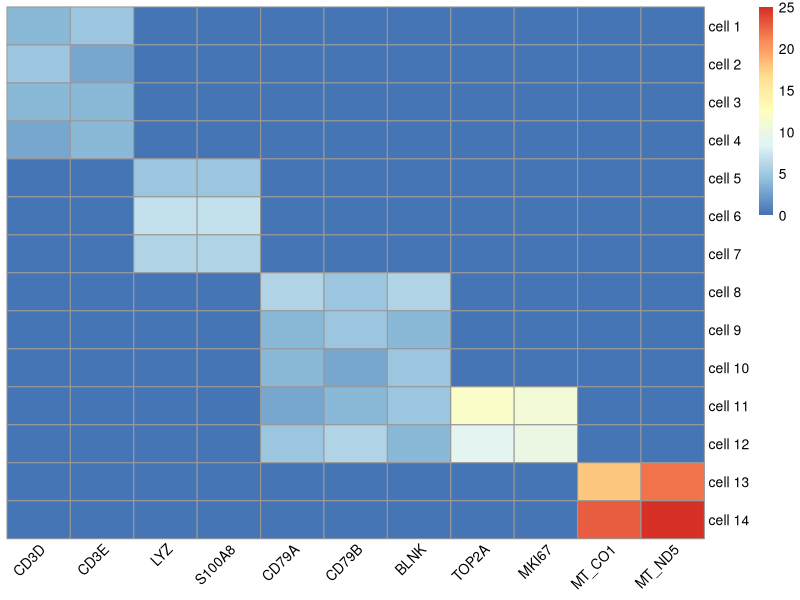
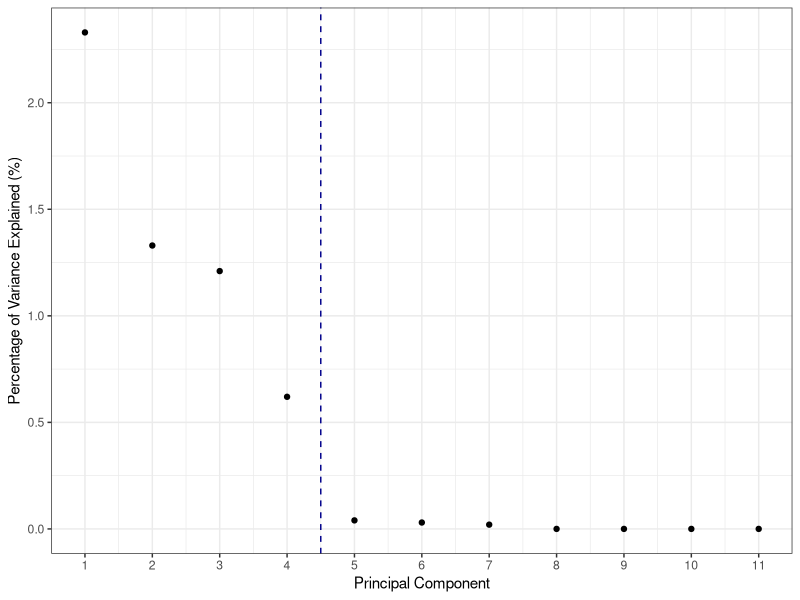
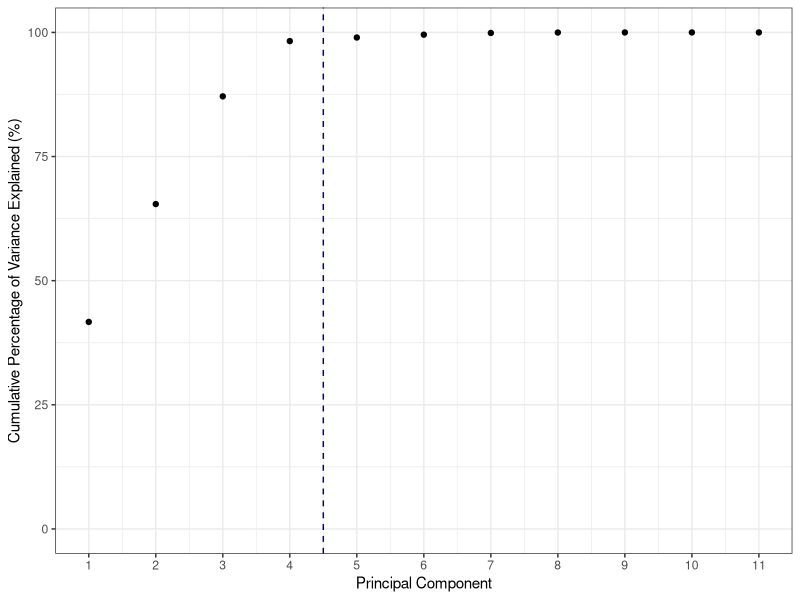
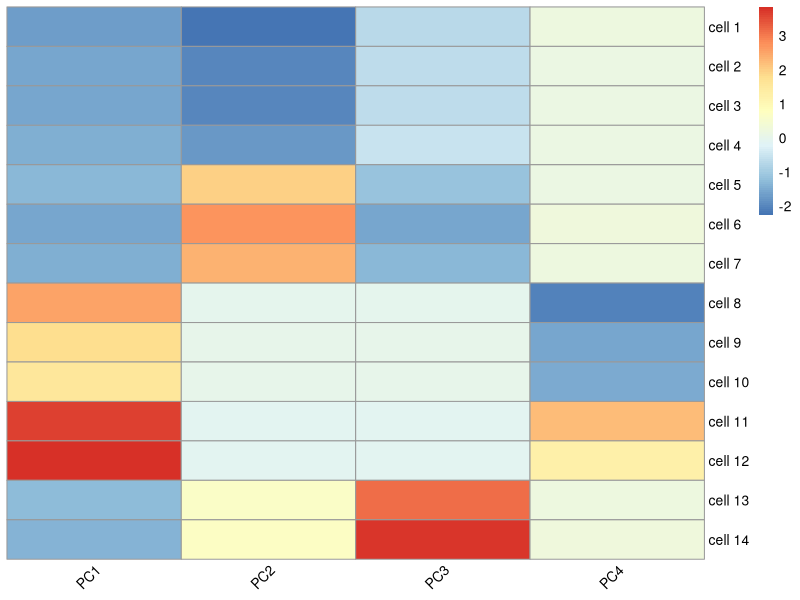
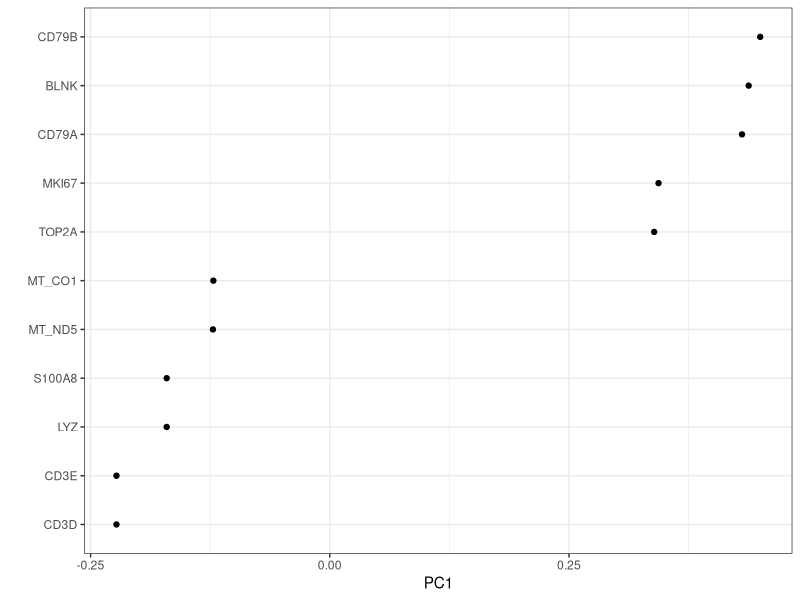
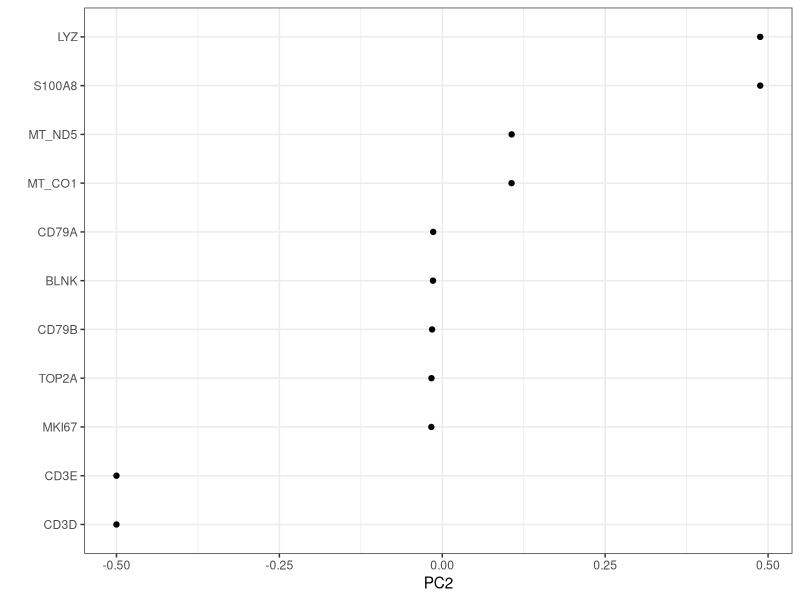
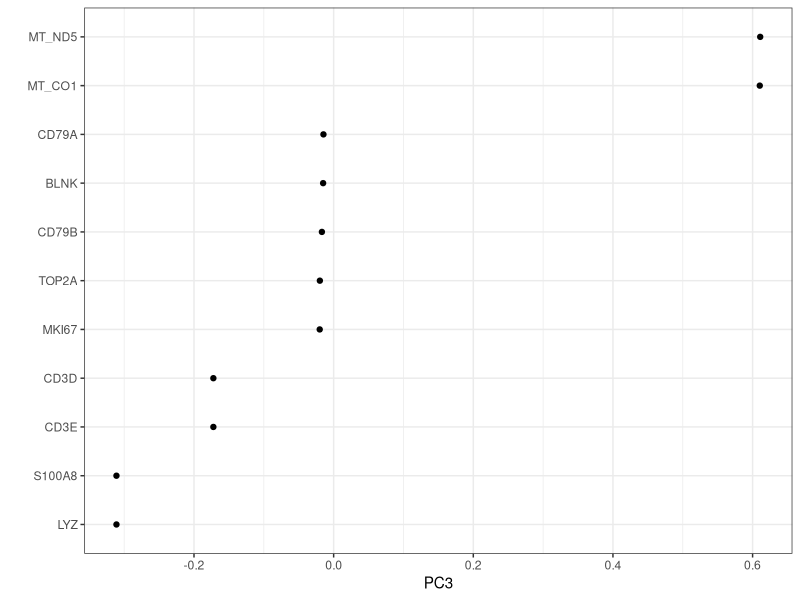
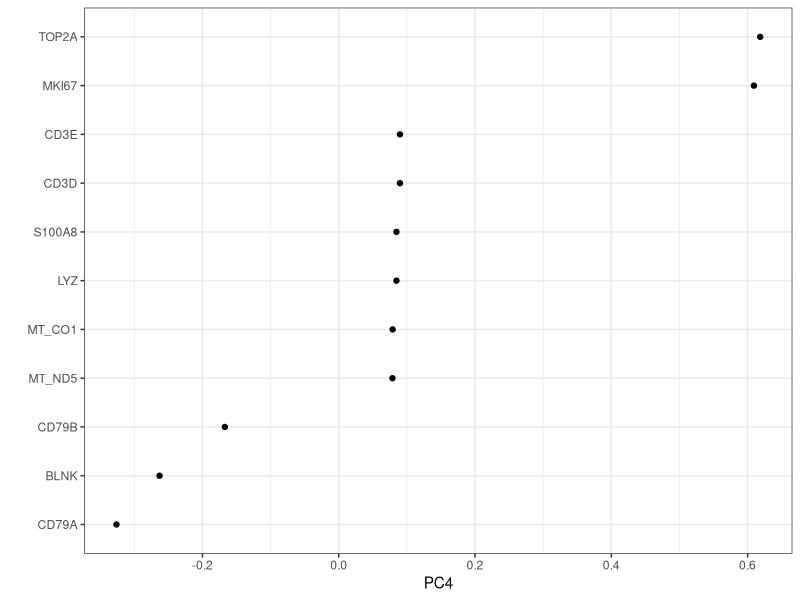

Reproduce these figures in R, in order.
## ---- chunk 1
knitr::opts_chunk$set(echo = TRUE)
## ---- chunk 2
library(pheatmap)
library(tidyverse)
## ---- chunk 3
# Create toy dataset
toy <- data.frame(
  CD3D = c(4, 5, 4, 3, 0, 0, 0, 0, 0, 0, 0, 0, 0, 0),
  CD3E = c(5, 3, 4, 4, 0, 0, 0, 0, 0, 0, 0, 0, 0, 0),
  LYZ = c(0, 0, 0, 0, 5, 7, 6, 0, 0, 0, 0, 0, 0, 0),
  S100A8 = c(0, 0, 0, 0, 5, 7, 6, 0, 0, 0, 0, 0, 0, 0),
  CD79A = c(0, 0, 0, 0, 0, 0, 0, 6, 4, 4, 3, 5, 0, 0),
  CD79B = c(0, 0, 0, 0, 0, 0, 0, 5, 5, 3, 4, 6, 0, 0),
  BLNK = c(0, 0, 0, 0, 0, 0, 0, 6, 4, 5, 5, 4, 0, 0),
  TOP2A = c(0, 0, 0, 0, 0, 0, 0, 0, 0, 0, 12, 9, 0, 0),
  MKI67 = c(0, 0, 0, 0, 0, 0, 0, 0, 0, 0, 11, 10, 0, 0),
  MT_CO1 = c(0, 0, 0, 0, 0, 0, 0, 0, 0, 0, 0, 0, 18, 23),
  MT_ND5 = c(0, 0, 0, 0, 0, 0, 0, 0, 0, 0, 0, 0, 22, 25) 
)
rownames(toy) <- paste("cell", as.character(1:nrow(toy)))
toy <- as.matrix(toy)


# Visualize
pheatmap(toy, cluster_cols = FALSE, cluster_rows = FALSE, angle_col = 45)
## ---- chunk 4
toy_centered <- scale(toy, center = TRUE, scale = FALSE)
toy_centered[1:6,1:6]
## ---- chunk 5
cov_matrix <- (1 / (nrow(toy_centered) - 1)) * (t(toy_centered) %*% toy_centered)
eigen_cov_matrix <- eigen(cov_matrix)

pdir_eigen <- eigen_cov_matrix$vectors
pdir_eigen[1:6,1:6]

var_eigen <- eigen_cov_matrix$values
head(var_eigen)

scores_eigen <- toy_centered %*% pdir_eigen
scores_eigen[1:6, 1:6]
## ---- chunk 6
toy_to_svd <- toy_centered
toy_svd <- svd(toy_to_svd, nu = nrow(toy_to_svd))

pdir_svd <- toy_svd$v
pdir_svd[1:6,1:6]

d_adjusted <- toy_svd$d * (1 / sqrt(nrow(toy) - 1))
var_svd <- d_adjusted ** 2
head(var_svd)

sigma <- diag(toy_svd$d, nrow(toy_svd$u), ncol(toy_svd$v))
scores_svd <- toy_svd$u %*% sigma
scores_svd[1:6,1:6]
## ---- chunk 7
pca_out <- prcomp(toy, center = TRUE)
## ---- chunk 8
pdir_pca <- pca_out$rotation
pdir_pca[1:6,1:6]

var_pca <- pca_out$sdev ** 2
head(var_pca)

scores_pca <- pca_out$x
scores_pca[1:6,1:6]
## ---- chunk 9
# PCA centered and scaled
pca_out_scaled <- prcomp(toy, center = TRUE, scale. = TRUE)
## ---- chunk 10
summary(pca_out_scaled)
## ---- chunk 11
# Calculate percentage of variance explained (PVE):
pve <- pca_out_scaled$sdev ** 2 / sum(pca_out$sdev ** 2) * 100
pve <- round(pve, 2)
pve_df <- data.frame(principal_component = 1:length(pve), pve = pve)
pve_gg <- pve_df %>%
  ggplot(aes(principal_component, pve)) +
    geom_point() +
    geom_vline(xintercept = 4.5, linetype = "dashed", color = "darkblue") +
    scale_x_continuous(breaks = 1:length(pve)) +
    labs(x = "Principal Component", y = "Percentage of Variance Explained (%)") +
    theme_bw()
pve_gg
## ---- chunk 12
summ_pca <- summary(pca_out_scaled)
cum_pct <- summ_pca$importance["Cumulative Proportion", ] * 100
cum_pct_df <- data.frame(principal_component = 1:length(pve), cum_pct = cum_pct)
cum_pct_gg <- cum_pct_df %>%
  ggplot(aes(principal_component, cum_pct)) +
    geom_point() +
    geom_vline(xintercept = 4.5, linetype = "dashed", color = "darkblue") +
    scale_x_continuous(breaks = 1:length(cum_pct)) +
    scale_y_continuous(limits = c(0, 100)) +
    labs(x = "Principal Component", y = "Cumulative Percentage of Variance Explained (%)") +
    theme_bw()
cum_pct_gg
## ---- chunk 13
toy_reduced <- pca_out_scaled$x[, c("PC1", "PC2", "PC3", "PC4")]
gene_loads_reduced <- pca_out_scaled$rotation[, c("PC1", "PC2", "PC3", "PC4")]
pheatmap(toy_reduced, cluster_rows = FALSE, cluster_cols = FALSE, angle_col = 45)
## ---- chunk 14
significant_pcs <- c("PC1", "PC2", "PC3", "PC4")
loadings_gg <- map(significant_pcs, function(x) {
  loadings <- gene_loads_reduced[, x]
  df <- data.frame(gene = names(loadings), score = loadings)
  p <- df %>%
    ggplot(aes(fct_reorder(gene, score), score)) +
      geom_point() +
      labs(x = "", y = x) +
      theme_bw() +
      coord_flip()
  return(p)
})
loadings_gg
## ---- chunk 15
dist_mat <- dist(toy_reduced, method = "euclidean")
pheatmap(dist_mat, cluster_rows = FALSE, cluster_cols = FALSE)
## ---- chunk 16
hclust_average <- hclust(dist_mat, method = "average")
plot(
  hclust_average,
  labels = rownames(toy),
  main = "Average Linkage",
  xlab = "",
  sub = "",
  ylab = ""
)
## ---- chunk 17
plot(
  hclust_average,
  labels = rownames(toy),
  main = "Average Linkage",
  xlab = "",
  sub = "",
  ylab = ""
)
abline(h = 2.5, col = "red")
hc_clusters <- cutree(hclust_average, h = 2.5)
hc_clusters
table(hc_clusters)
annotation_rows <- data.frame(cluster = as.character(hc_clusters))
rownames(annotation_rows) <- names(hc_clusters)
pheatmap(
  toy_centered,
  cluster_rows = FALSE,
  cluster_cols = FALSE,
  angle_col = 315,
  annotation_row = annotation_rows
)
## ---- chunk 18
annotated_clusters <- c("T-cells", "Monocytes", "Naive B-cells", "Plasma Cells", "poor-quality cells")
names(annotated_clusters) <- as.character(1:5)
annotation_rows$annotation <- annotated_clusters[annotation_rows$cluster]
pheatmap(
  toy_centered,
  cluster_rows = FALSE,
  cluster_cols = FALSE,
  angle_col = 315,
  annotation_row = annotation_rows
)
## ---- chunk 19
sessionInfo()
